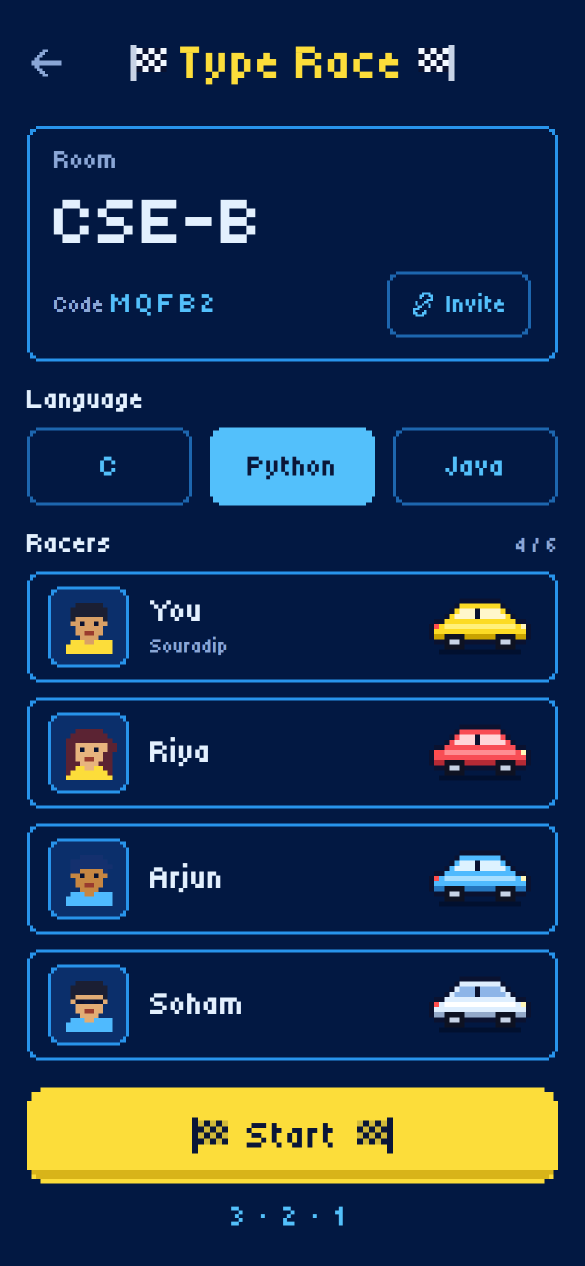
#> input picture screenshots/lobby.png, 1170 x 2532 px, found by its file name (shown at 1/2 size)
$ python og.py
#> lines starting #> are read from the running program, lines starting #| are printed output that depends on the picture
# Builds assets/img/og.png (1200x630 link preview) from the reel stills:
#   python tools/og.py [stillsDir]
import sys
from PIL import Image
src = sys.argv[1] if len(sys.argv) > 1 else 'screenshots'
W, H = 1200, 630
og = Image.new('RGB', (W, H), '#09275B')
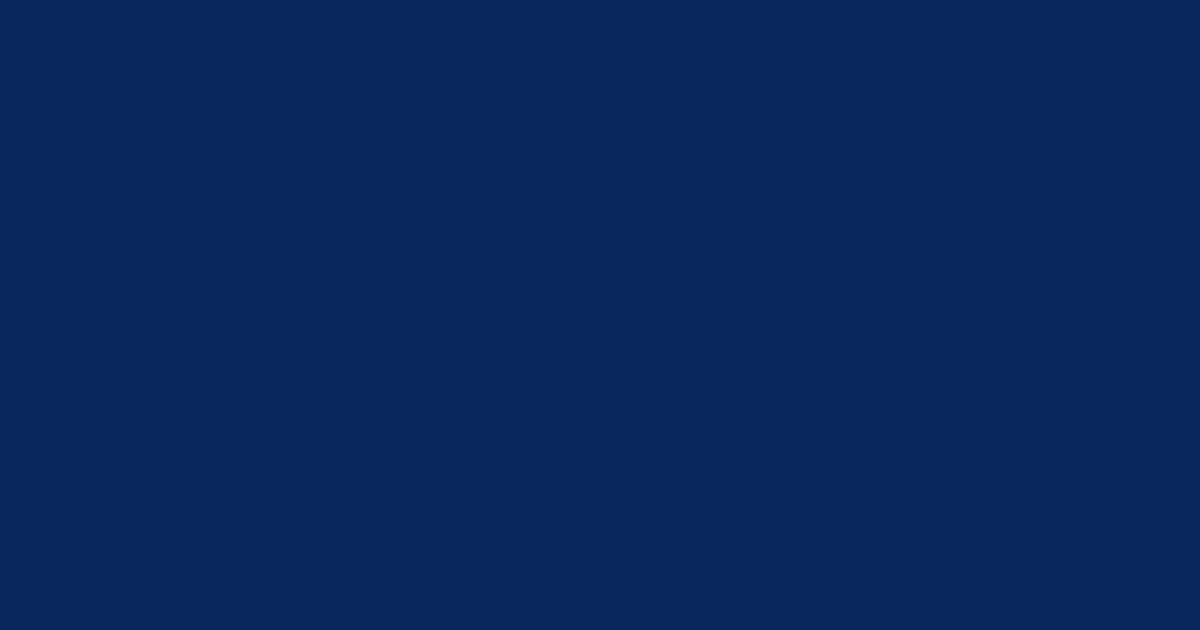
#> og: PIL image 1200x630 RGB; mean R, G, B 9, 39, 91
names = ['lobby.png', 'race.png', 'results.png']
h = 600
w = round(1170 * h / 2532)
gap = 40
x0 = (W - (3 * w + 2 * gap)) // 2
for i, n in enumerate(names):
    im = Image.open(f'{src}/{n}').convert('RGB').resize((w, h), Image.LANCZOS)
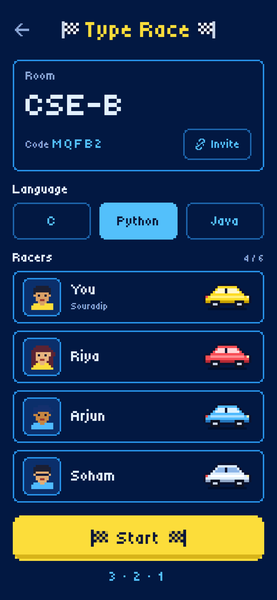
#> im: PIL image 277x600 RGB; mean R, G, B 29.2, 51.1, 79.3
    og.paste(im, (x0 + i * (w + gap), (H - h) // 2))
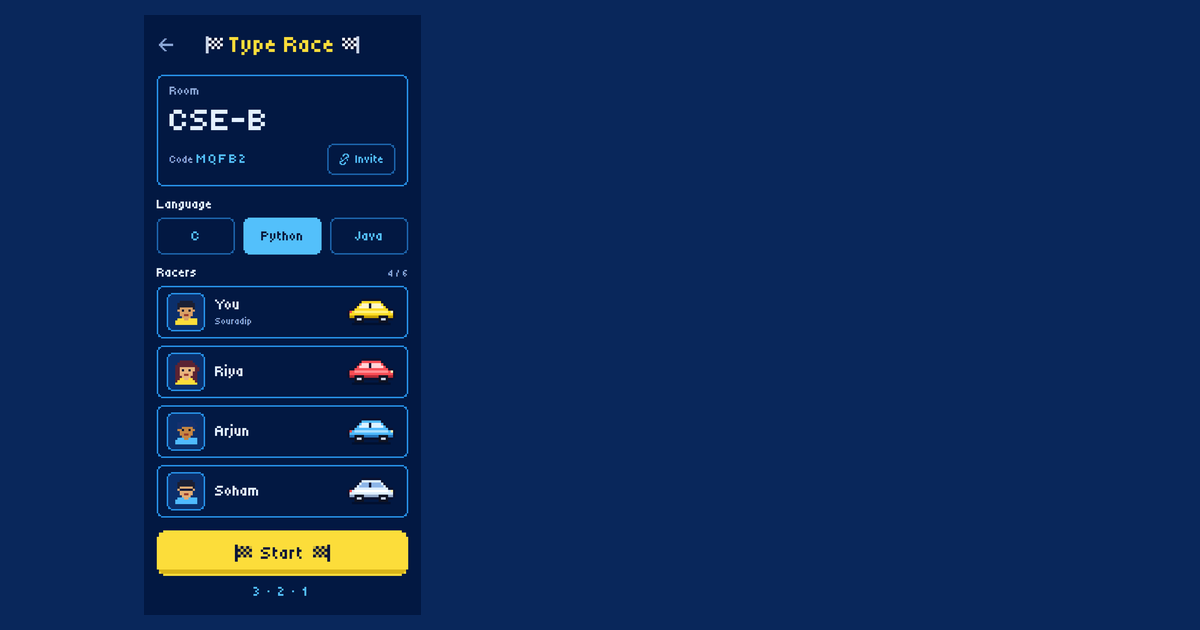
#> og: PIL image 1200x630 RGB; mean R, G, B 13.4, 41.7, 88.4
#> pass 2 of the loop `for i, n in enumerate(names):`:
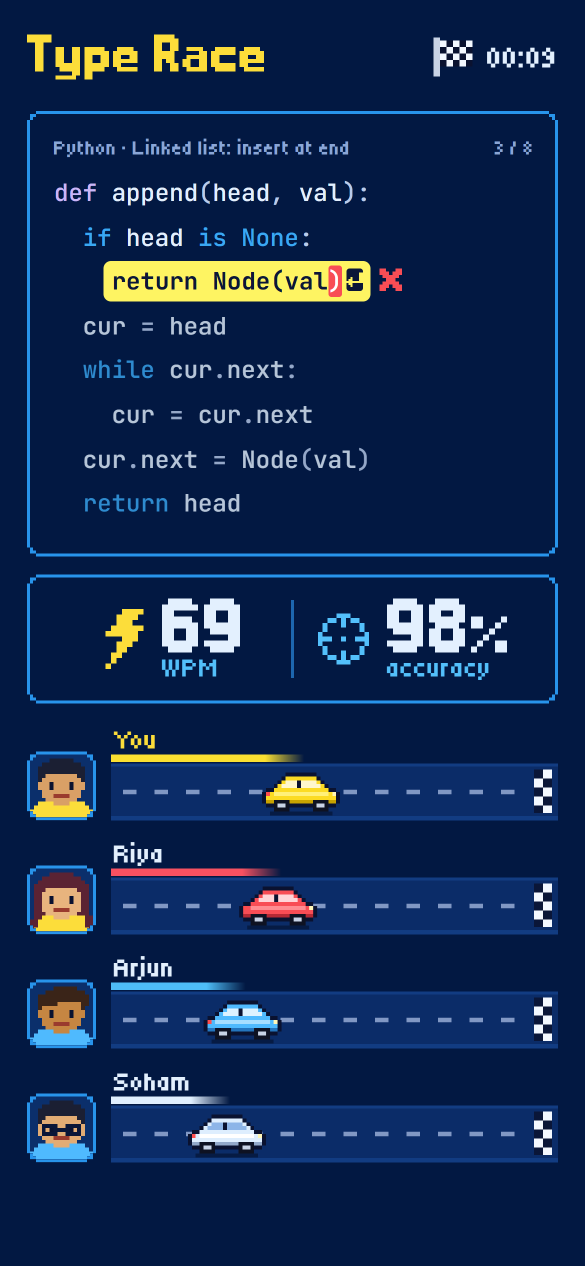
#> input picture screenshots/race.png, 1170 x 2532 px, found by its file name (shown at 1/2 size)
#> `im = Image.open(f'{src}/{n}').convert('RGB').resize((w, h), Image.LANC..`:
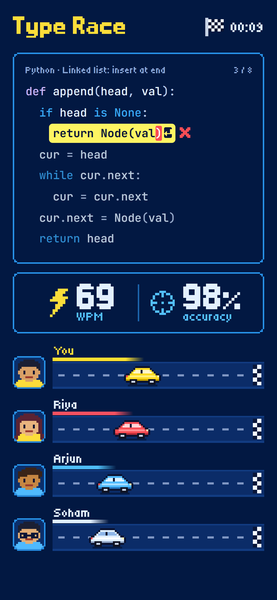
#> im: PIL image 277x600 RGB; mean R, G, B 19.7, 42.5, 81.4
#> `og.paste(im, (x0 + i * (w + gap), (H - h) // 2))`:
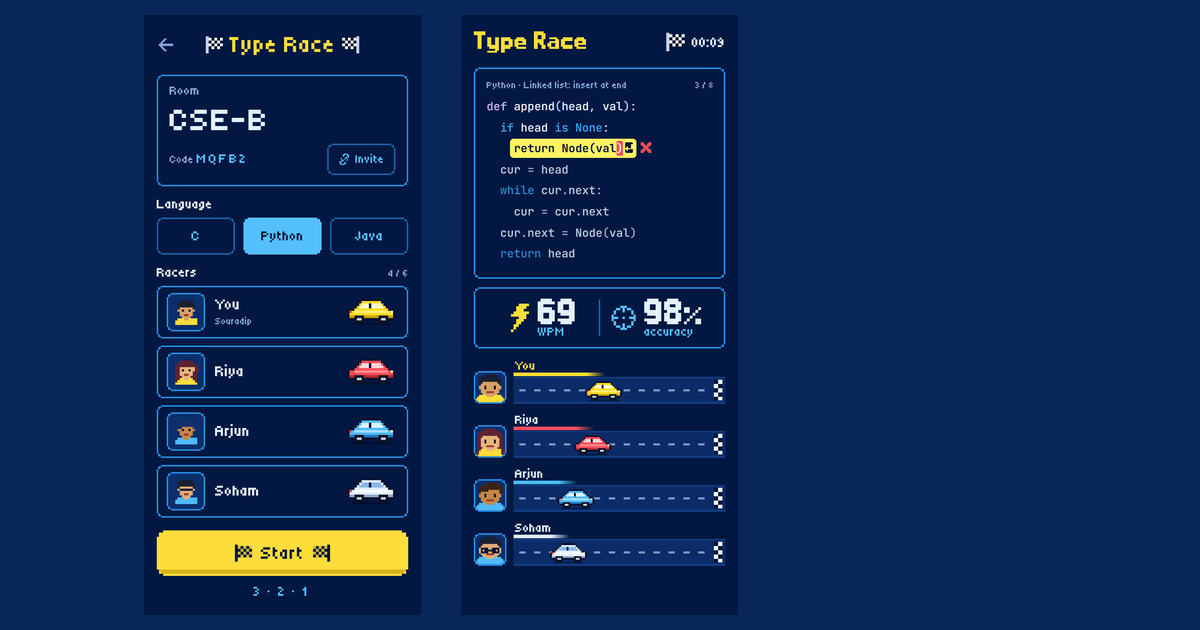
#> og: PIL image 1200x630 RGB; mean R, G, B 15.8, 42.4, 86.3
#> pass 3 of the loop `for i, n in enumerate(names):`:
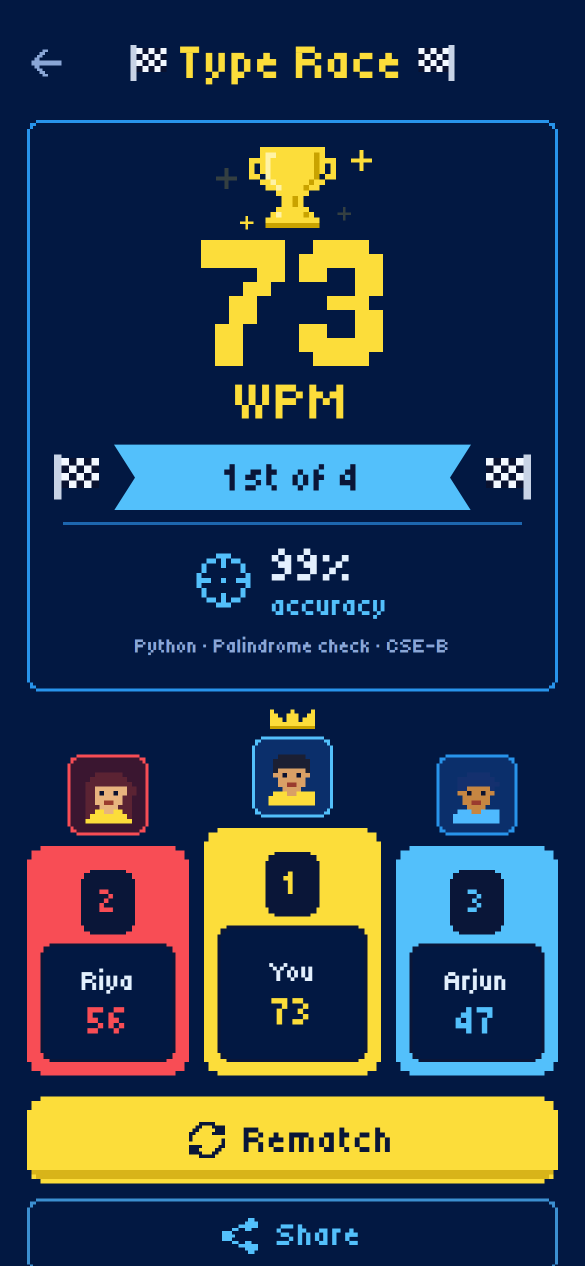
#> input picture screenshots/results.png, 1170 x 2532 px, found by its file name (shown at 1/2 size)
#> `im = Image.open(f'{src}/{n}').convert('RGB').resize((w, h), Image.LANC..`:
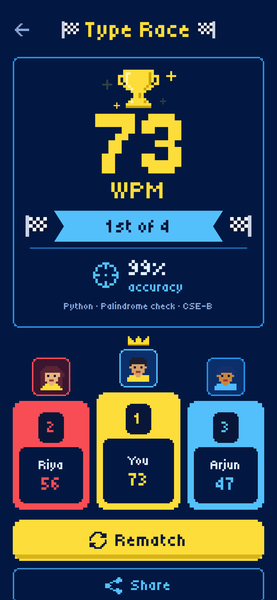
#> im: PIL image 277x600 RGB; mean R, G, B 45.9, 62, 80.1
#> `og.paste(im, (x0 + i * (w + gap), (H - h) // 2))`:
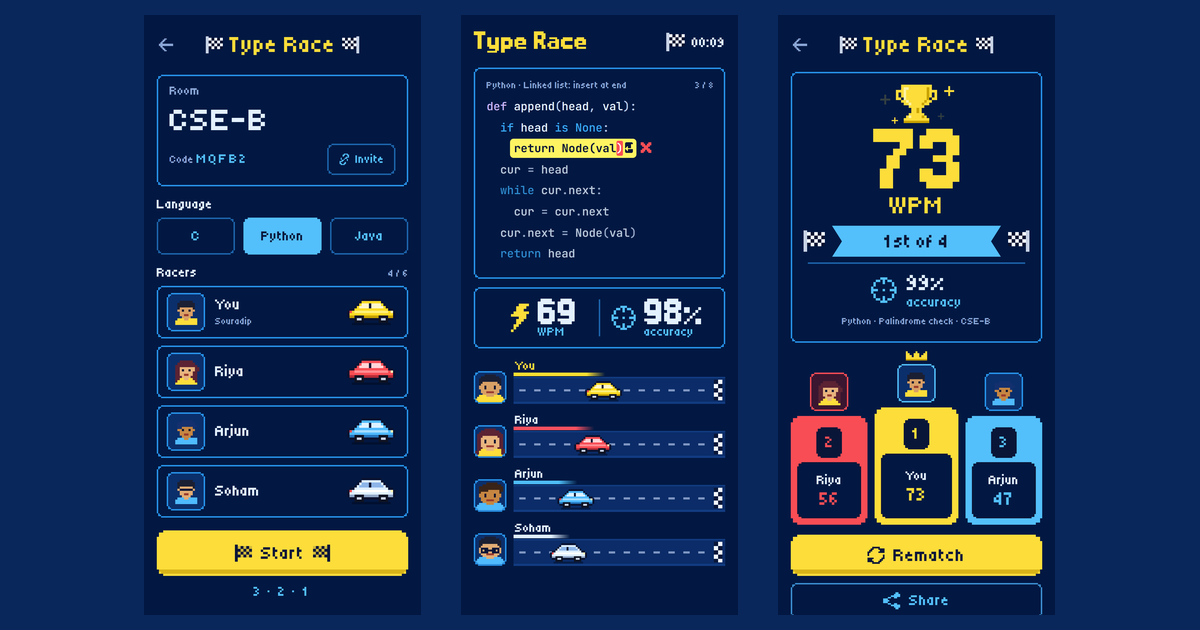
#> og: PIL image 1200x630 RGB; mean R, G, B 23.9, 47.5, 83.9
og.save('assets/img/og.png', optimize=True)
print('assets/img/og.png', og.size)
#| assets/img/og.png (1200, 630)
